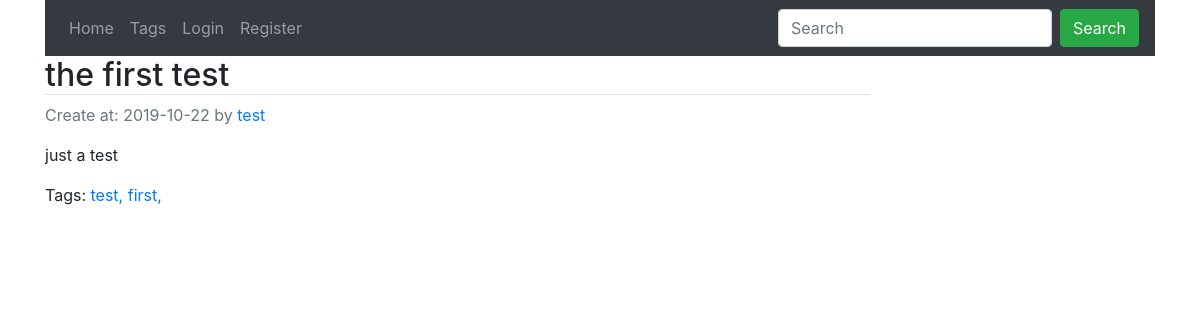
/post/1, run on the app's committed database.
### myblog/models.py (models this page shows, shortened)
class Post(db.Model):
    id = db.Column(db.Integer, primary_key=True)
    title = db.Column(db.String(255), nullable=False)
    body = db.Column(db.Text, nullable=False)
    slug = db.Column(db.String(255), nullable=False)
    user_id = db.Column(db.Integer, db.ForeignKey('user.id'), nullable=False)
    created_at = db.Column(db.DateTime, default=datetime.now)
    last_modified = db.Column(db.DateTime, default=datetime.now,
                              onupdate=datetime.now)
    tags = db.relationship(
        "Tag",
        secondary=posts_tags,
        backref="posts",
        lazy="dynamic"
    )

class User(db.Model, UserMixin):
    id = db.Column(db.Integer, primary_key=True)
    username = db.Column(db.String(20), unique=True, nullable=False)
    password = db.Column(db.String(64), nullable=False)
    posts = db.relationship('Post', backref='author', lazy=True)

class Tag(db.Model):
    id = db.Column(db.Integer, primary_key=True)
    name = db.Column(db.String(100), nullable=False)
    slug = db.Column(db.String(100), nullable=False)

### myblog/post/post.py (the view)
@posts.route("/post/<int:post_id>")
def detail(post_id):
    post = Post.query.get_or_404(post_id)
    return render_template('post/detail.html', post=post)

### myblog/templates/post/detail.html (shortened to what this page needs)
{% extends "base.html" %}
{% block content %}
<div class="media-body">
  <h2 class="border-bottom article-title">
    {{ post.title }}
  </h2>
  <div class="d-flex">
    <p class="acticle-metadata text-muted">Create at: {{ post.last_modified.strftime('%Y-%m-%d') }} by <a href="#">{{ post.author.username }}</a></p>
  </div>
  <p class="article-content">
    {{ post.body }}
  </p>
  <p>
    Tags:
    {% for tag in post.tags %}
      <a href="#">{{ tag.name }},</a>
    {% endfor %}
  </p>
</div>
{% endblock %}

### data on the page
Post: title "the first test", last_modified "2019-10-22", body "just a test"
User: author.username "test"
Tag: name "test"
Tag: name "first"
